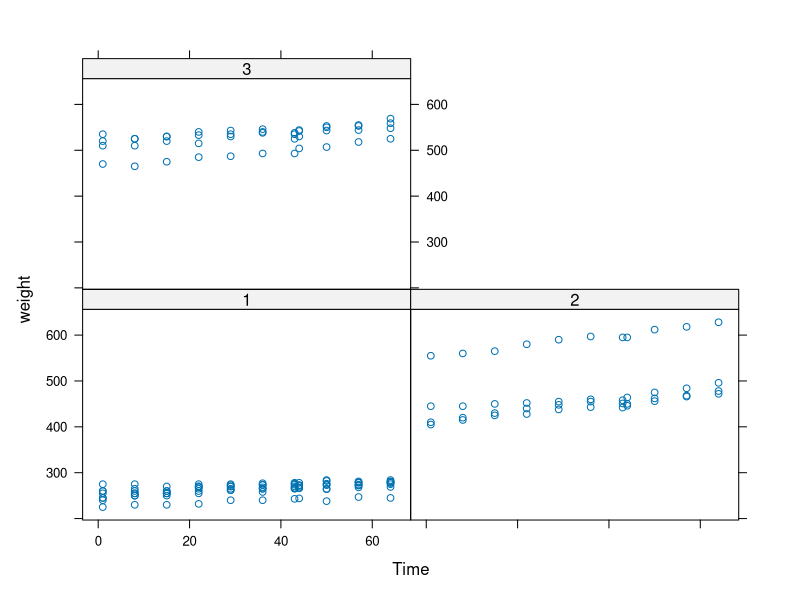
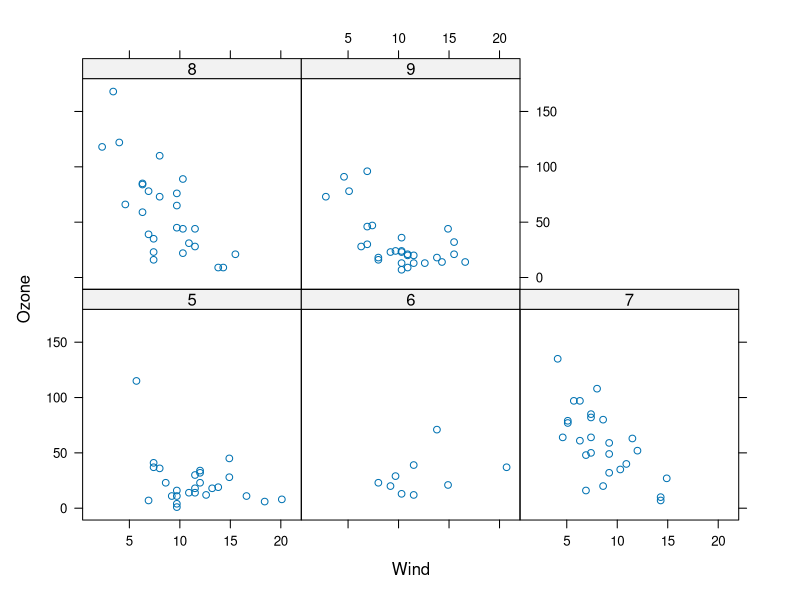
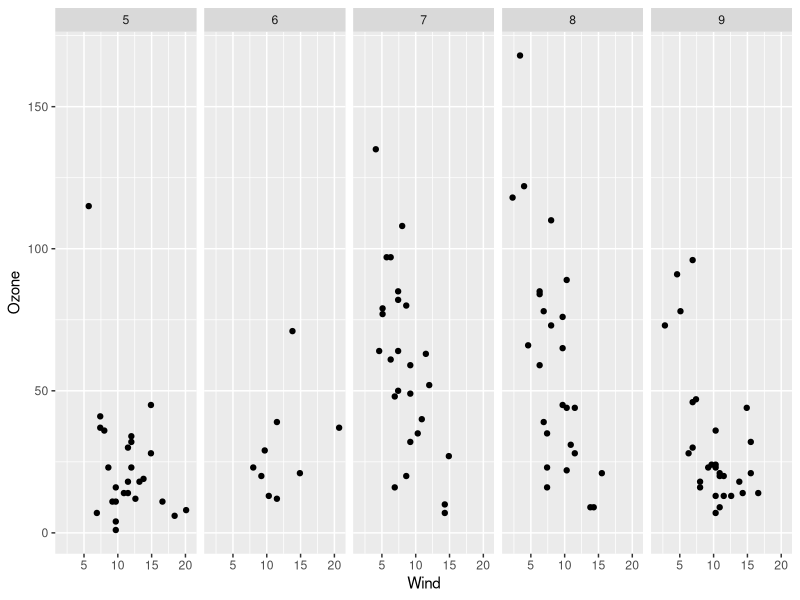

Reproduce these figures in R, in order. (Note: this script raises an error after producing the figures.)
#>============== QUIZ 2 ==============<
### Question 2

library(nlme)
library(lattice)
xyplot(weight ~ Time | Diet, BodyWeight)

# A set of 3 panels showing the relationship between weight and time for each diet.

### Question 3
?text()

### Question 4
library(lattice)
library(datasets)
data(airquality)
p <- xyplot(Ozone ~ Wind | factor(Month), data = airquality)
print(p)


### Question 5
?trellis.par.set()


### Question 7
library(datasets)
library(ggplot2)
data(airquality)

airquality = transform(airquality, Month = factor(Month))
qplot(Wind, Ozone, data = airquality, facets = . ~ Month)

?geom()


### Question 9
library(ggplot2)
g <- ggplot(movies, aes(votes, rating))
print(g)


### Question 10
qplot(votes, rating, data = movies) + geom_smooth()
